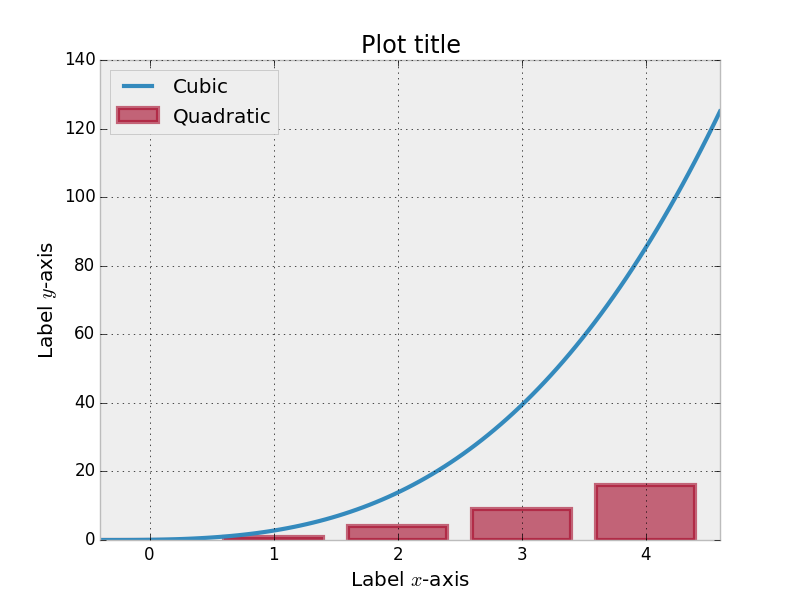

Write the Python code that produced this figure.
#!/usr/bin/python
import numpy as np
import json
import matplotlib
from itertools import cycle

from matplotlib import pyplot as plt

# load settings from file
style = json.load(open("../settings1.json"))

# update matplotlib settings from file
matplotlib.rcParams.update(style)

color_cycle = matplotlib.rcParams['axes.color_cycle']

x = np.linspace(0,5,100)

# create x positions for the bar plot
a = np.arange(5)

# multiple plots in the same figure
plt.bar(a, a**2, label="Quadratic", lw=3, edgecolor=color_cycle[1], color=color_cycle[1], alpha=0.60)
plt.plot(x, x**3, label="Cubic", lw=3)

# bar plots have a width of 0.8, to center with x value ticks an adjustment is needed
plt.xticks(a+0.4, a)

# title and axis labels
plt.xlabel("Label $x$-axis")
plt.ylabel("Label $y$-axis")
plt.title("Plot title")

# legend position
plt.legend(loc="upper left")

plt.savefig("line-bar1.png")

# uncomment below to display the plot
#plt.show()
